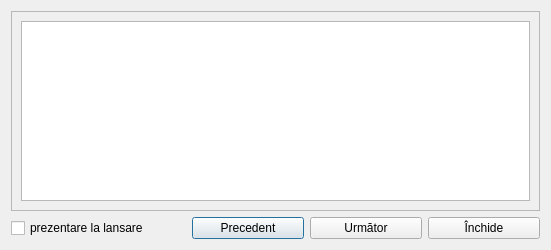
<?xml version="1.0" encoding="UTF-8"?>
<ui version="4.0">
 <class>AsistantTipApp</class>
 <widget class="QDialog" name="AsistantTipApp">
  <property name="geometry">
   <rect>
    <x>0</x>
    <y>0</y>
    <width>551</width>
    <height>250</height>
   </rect>
  </property>
  <property name="font">
   <font>
    <family>Segoe UI</family>
   </font>
  </property>
  <property name="windowTitle">
   <string>Dialog</string>
  </property>
  <property name="windowIcon">
   <iconset resource="../../resources/resource.qrc">
    <normaloff>:/img/oxygen/ktip.png</normaloff>:/img/oxygen/ktip.png</iconset>
  </property>
  <layout class="QGridLayout" name="gridLayout">
   <item row="1" column="1">
    <spacer name="horizontalSpacer">
     <property name="orientation">
      <enum>Qt::Orientation::Horizontal</enum>
     </property>
     <property name="sizeHint" stdset="0">
      <size>
       <width>216</width>
       <height>20</height>
      </size>
     </property>
    </spacer>
   </item>
   <item row="1" column="2">
    <widget class="QPushButton" name="btnPreview">
     <property name="minimumSize">
      <size>
       <width>112</width>
       <height>0</height>
      </size>
     </property>
     <property name="text">
      <string>Precedent</string>
     </property>
     <property name="icon">
      <iconset resource="../../resources/resource.qrc">
       <normaloff>:/img/oxygen/go-previous.png</normaloff>:/img/oxygen/go-previous.png</iconset>
     </property>
    </widget>
   </item>
   <item row="1" column="3">
    <widget class="QPushButton" name="btnNext">
     <property name="minimumSize">
      <size>
       <width>112</width>
       <height>0</height>
      </size>
     </property>
     <property name="layoutDirection">
      <enum>Qt::LayoutDirection::RightToLeft</enum>
     </property>
     <property name="text">
      <string>Următor</string>
     </property>
     <property name="icon">
      <iconset resource="../../resources/resource.qrc">
       <normaloff>:/img/oxygen/go-next.png</normaloff>:/img/oxygen/go-next.png</iconset>
     </property>
    </widget>
   </item>
   <item row="1" column="4">
    <widget class="QPushButton" name="btnClose">
     <property name="minimumSize">
      <size>
       <width>112</width>
       <height>0</height>
      </size>
     </property>
     <property name="text">
      <string>Închide</string>
     </property>
     <property name="icon">
      <iconset resource="../../resources/resource.qrc">
       <normaloff>:/img/oxygen/application-exit.png</normaloff>:/img/oxygen/application-exit.png</iconset>
     </property>
    </widget>
   </item>
   <item row="1" column="0">
    <widget class="QCheckBox" name="show_launch">
     <property name="text">
      <string>prezentare la lansare</string>
     </property>
    </widget>
   </item>
   <item row="0" column="0" colspan="5">
    <widget class="QFrame" name="frame">
     <property name="frameShape">
      <enum>QFrame::Shape::StyledPanel</enum>
     </property>
     <property name="frameShadow">
      <enum>QFrame::Shadow::Raised</enum>
     </property>
     <layout class="QGridLayout" name="gridLayout_2">
      <item row="0" column="0">
       <widget class="QTextEdit" name="tip_text">
        <property name="enabled">
         <bool>true</bool>
        </property>
        <property name="font">
         <font>
          <family>Segoe UI</family>
          <pointsize>11</pointsize>
         </font>
        </property>
        <property name="readOnly">
         <bool>true</bool>
        </property>
       </widget>
      </item>
     </layout>
    </widget>
   </item>
  </layout>
 </widget>
 <resources>
  <include location="../../resources/resource.qrc"/>
 </resources>
 <connections/>
</ui>
